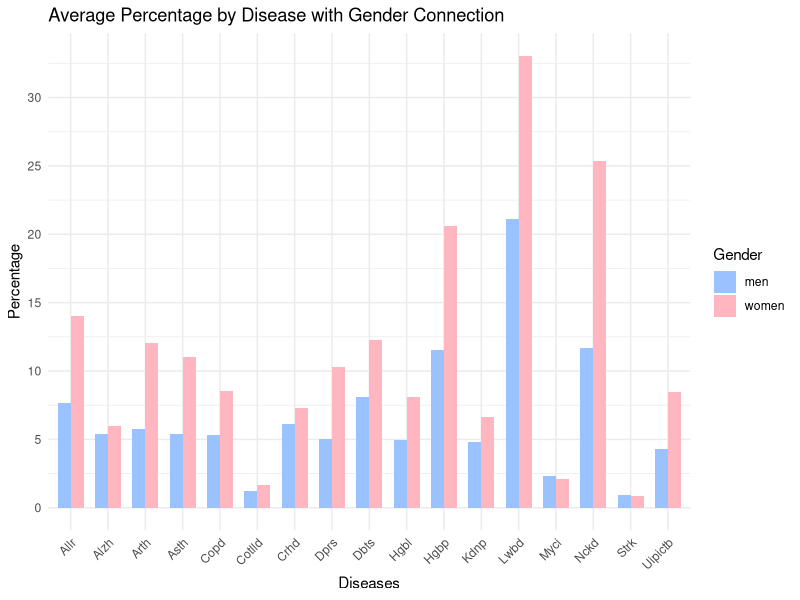
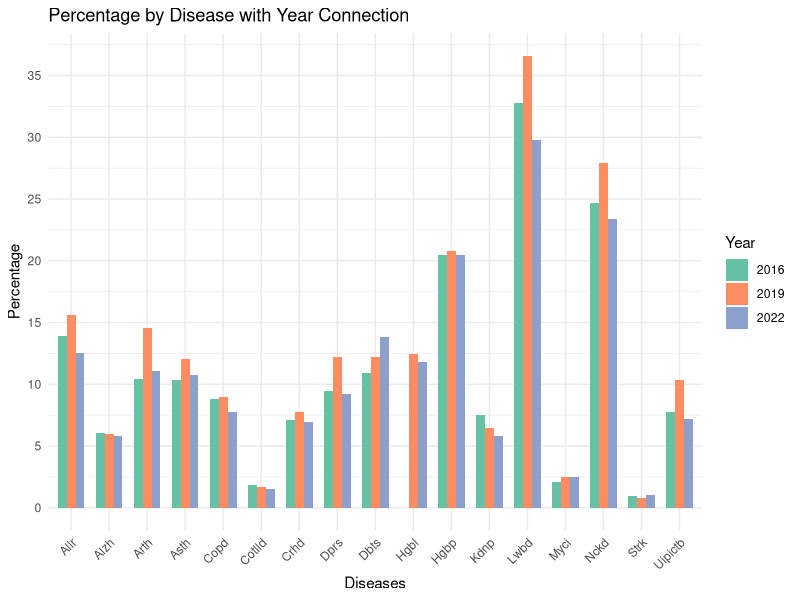
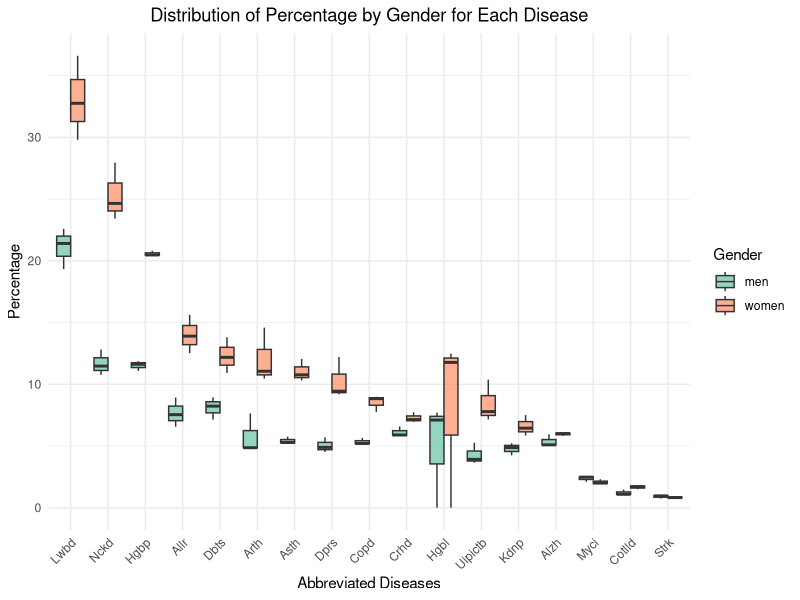
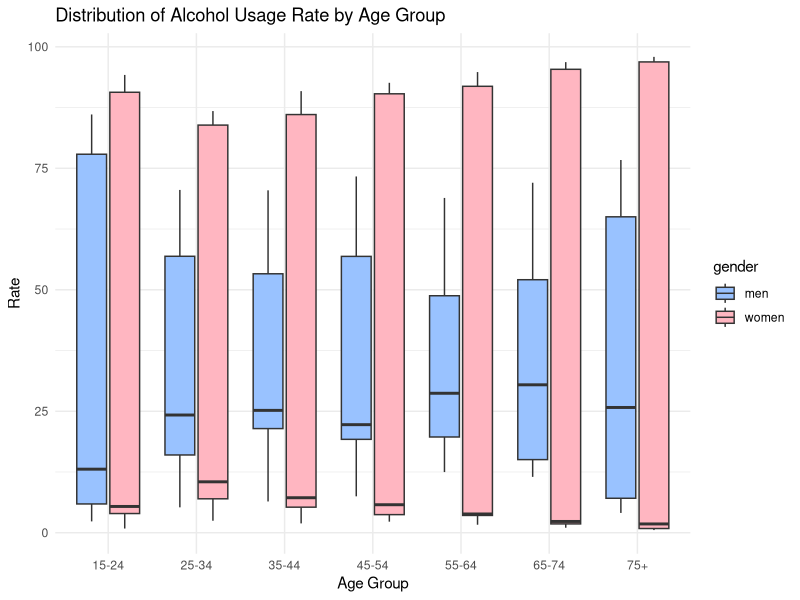
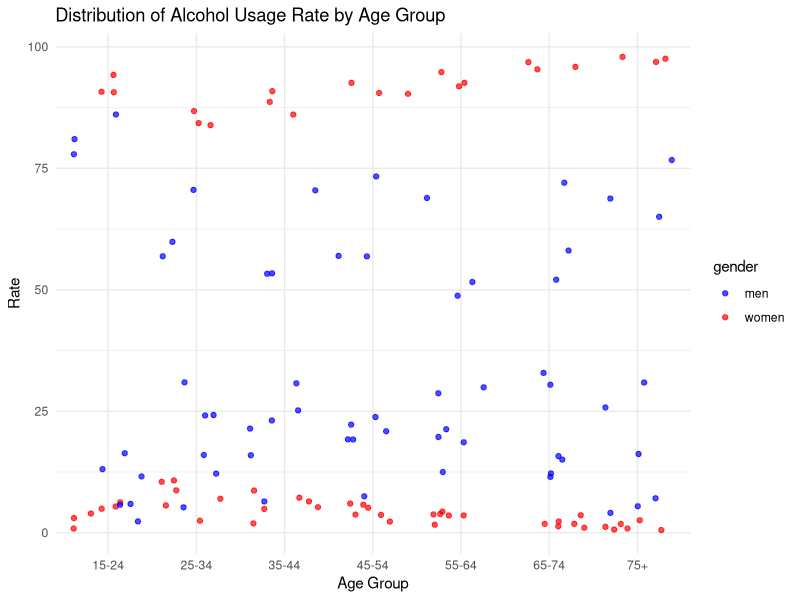
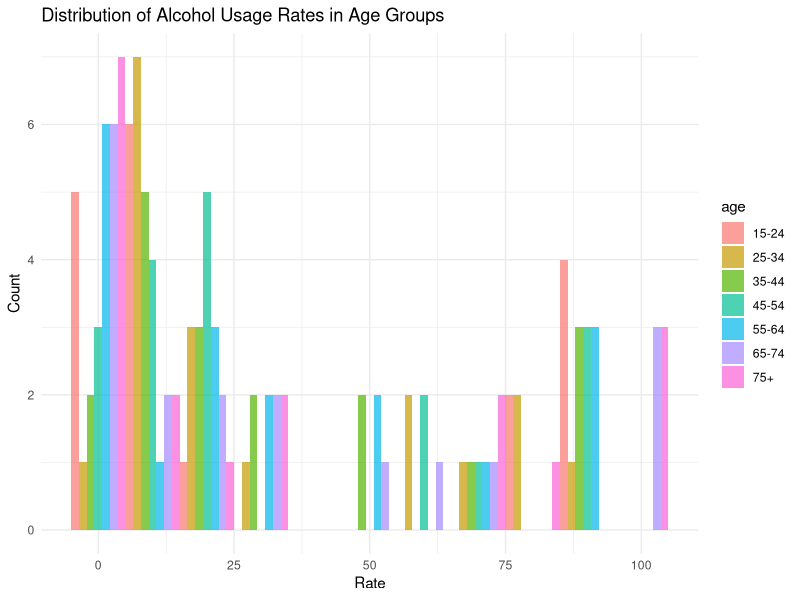
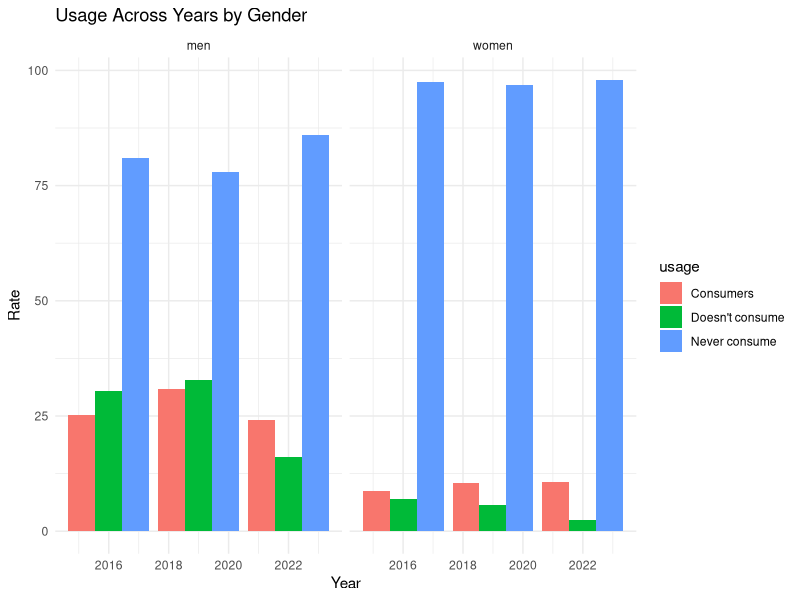
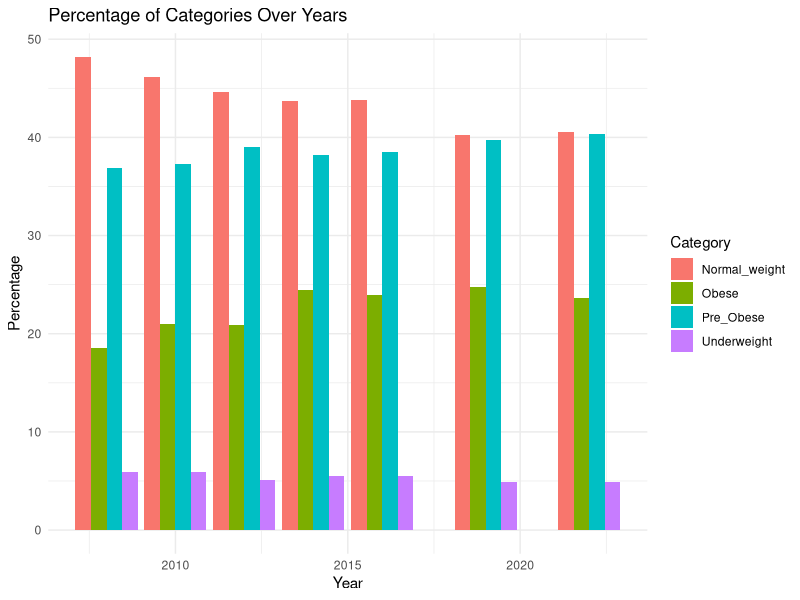

Here is the R script that generated these plots, in order:
## ---- chunk 1
#| echo: false
suppressPackageStartupMessages(library(dplyr))
library(readxl)
library(dplyr)
library(tidyr)
library(ggplot2)

data_1 <- read_excel("tidydataset1.xls")
colnames(data_1) <- c("Diseases", "men_2016", "women_2016", "men_2019", "women_2019", "men_2022", "women_2022")

data_1_longer <- data_1 %>%
  pivot_longer(cols = starts_with(c("men", "women")),
               names_to = "Gender",
               values_to = "Percentage") %>%
  separate(Gender, into = c("Gender", "Year"), sep = "_") %>%
  arrange(Diseases) %>%
  mutate_at(vars(Year, Percentage), as.numeric) %>%
  mutate(Diseases = gsub("^\\n", "", Diseases))
## ---- chunk 2
#| code-fold: true
#| code-summary: "Show the code"

abbreviate_disease_names <- abbreviate(data_1_longer$Diseases)
ggplot(data_1_longer, aes(x = Diseases, y = Percentage, fill = Gender)) +
  geom_bar(stat = "summary", fun = "mean", position = "dodge", width = 0.7) +
  labs(title = "Average Percentage by Disease with Gender Connection",
       x = "Diseases",
       y = "Percentage") +
  scale_x_discrete(labels = abbreviate_disease_names) +
  scale_y_continuous(breaks = seq(0, 30, by = 5)) +
  scale_fill_manual(values = c("#99C2FF", "#FFB6C1")) +
  theme_minimal() +
  theme(axis.text.x = element_text(angle = 45, hjust = 1))
## ---- chunk 3
#| code-fold: true
#| code-summary: "Show the code"

abbreviate_disease_names <- abbreviate(data_1_longer$Diseases)

custom_colors <- c("#66c2a5", "#fc8d62", "#8da0cb")

ggplot(data_1_longer, aes(x = Diseases, y = Percentage, fill = as.factor(Year))) +
  geom_bar(stat = "identity", position = "dodge", width = 0.7) +
  labs(title = "Percentage by Disease with Year Connection",
       x = "Diseases",
       y = "Percentage",
       fill = "Year") +
  scale_x_discrete(labels = abbreviate_disease_names) +
  scale_y_continuous(breaks = seq(0, 35, by = 5)) +
  scale_fill_manual(values = custom_colors) +
  theme_minimal() +
  theme(axis.text.x = element_text(angle = 45, hjust = 1))


## ---- chunk 4
#| code-fold: true
#| code-summary: "Show the code"
abbreviate_disease_names <- abbreviate(data_1_longer$Diseases)

ggplot(data_1_longer, aes(x = reorder(abbreviate_disease_names, -Percentage), y = Percentage, fill = Gender)) +
  geom_boxplot(position = "dodge", alpha = 0.7) +
  labs(title = "Distribution of Percentage by Gender for Each Disease",
       x = "Abbreviated Diseases",
       y = "Percentage",
       fill = "Gender") +
  scale_fill_manual(values = c("#66c2a5", "#fc8d62")) +
  theme_minimal() +
  theme(plot.title = element_text(hjust = 0.5),
        axis.text.x = element_text(angle = 45, hjust = 1))
## ---- chunk 5
#| echo: false
suppressPackageStartupMessages(library(dplyr))
library(readxl)
library(dplyr)
library(tidyr)
library(ggplot2)

data_2 <- read_excel("tidydataset2.xls")
colnames(data_2) <- c("age", "men_2016", "women_2016", "men_2019", "women_2019", "men_2022", "women_2022", "usage")
data_2_longer <- data_2 %>%
  pivot_longer(cols = starts_with(c("men", "women")),
               names_to = "gender",
               values_to = "rate") %>%
  separate(gender, into = c("gender", "year"), sep = "_") %>%
  arrange(age) %>%
  mutate_at(vars(year, rate), as.numeric) %>%
  na.omit()
## ---- chunk 6
#| code-fold: true
#| code-summary: "Show the code"
ggplot(data_2_longer, aes(x = age, y = rate, fill = gender)) +
  geom_boxplot() +
  labs(title = "Distribution of Alcohol Usage Rate by Age Group",
       x = "Age Group",
       y = "Rate") +
  scale_fill_manual(values = c("#99C2FF", "#FFB6C1")) +
  theme_minimal()
## ---- chunk 7
#| code-fold: true
#| code-summary: "Show the code"
ggplot(data_2_longer, aes(x = age, y = rate, color = gender)) +
  geom_jitter(alpha = 0.7) +
  labs(title = "Distribution of Alcohol Usage Rate by Age Group",
       x = "Age Group",
       y = "Rate") +
  scale_color_manual(values = c("blue", "red")) +
  theme(axis.text.x = element_text(angle = 45, hjust = 1)) +
  theme_minimal()

## ---- chunk 8
#| code-fold: true
#| code-summary: "Show the code"
ggplot(data_2_longer, aes(x = rate, fill = age)) +
  geom_histogram(binwidth = 10, position = "dodge", alpha = 0.7) +
  labs(title = "Distribution of Alcohol Usage Rates in Age Groups",
       x = "Rate",
       y = "Count") +
  theme_minimal()
## ---- chunk 9
#| code-fold: true
#| code-summary: "Show the code"
custom_colors <- c("#66c2a5", "#fc8d62", "#8da0cb")
ggplot(data_2_longer, aes(x = year, y = rate, fill = usage)) +
  geom_bar(stat = "identity", position = "dodge") +
  facet_grid(. ~ gender) +
  labs(title = "Usage Across Years by Gender",
       x = "Year",
       y = "Rate") +
  theme_minimal()
## ---- chunk 10
#| echo: false
suppressPackageStartupMessages(library(dplyr))
library(readxl)
library(dplyr)
library(tidyr)
library(ggplot2)
data_3 <- read_excel("tidydataset3.xls")
colnames(data_3) <- c("Year", "Sex", "Underweight", "Normal_weight", "Pre_Obese", "Obese")
data_3_long <- data_3 %>%
  pivot_longer(cols = c(Underweight, Normal_weight, Pre_Obese, Obese),
               names_to = "Category",
               values_to = "Percentage")
## ---- chunk 11
#| code-fold: true
#| code-summary: "Show the code"
ggplot(data_3_long, aes(x = Year, y = Percentage, fill = Category)) +
  geom_bar(stat = "identity", position = "dodge") +
  labs(title = "Percentage of Categories Over Years",
       x = "Year",
       y = "Percentage") +
  theme_minimal()
## ---- chunk 12
#| code-fold: true
#| code-summary: "Show the code"
ggplot(data_3_long, aes(x = Year, y = Percentage, color = Category)) +
  geom_line() +
  labs(title = "Percentage Trends Over Years",
       x = "Year",
       y = "Percentage") +
  theme_minimal()
## ---- chunk 13
#| code-fold: true
#| code-summary: "Show the code"
ggplot(data_3_long, aes(x = Year, y = Percentage, fill = Category)) +
  geom_area() +
  labs(title = "Composition of Categories Over Years",
       x = "Year",
       y = "Percentage") +
  theme_minimal()
## ---- chunk 14
#| code-fold: true
#| code-summary: "Show the code"
ggplot(data_3_long, aes(x = Sex, y = Percentage, fill = Category)) +
  geom_bar(stat = "identity", position = "dodge") +
  labs(title = "Percentage of Categories by Gender",
       x = "Gender",
       y = "Percentage") +
  theme_minimal()
